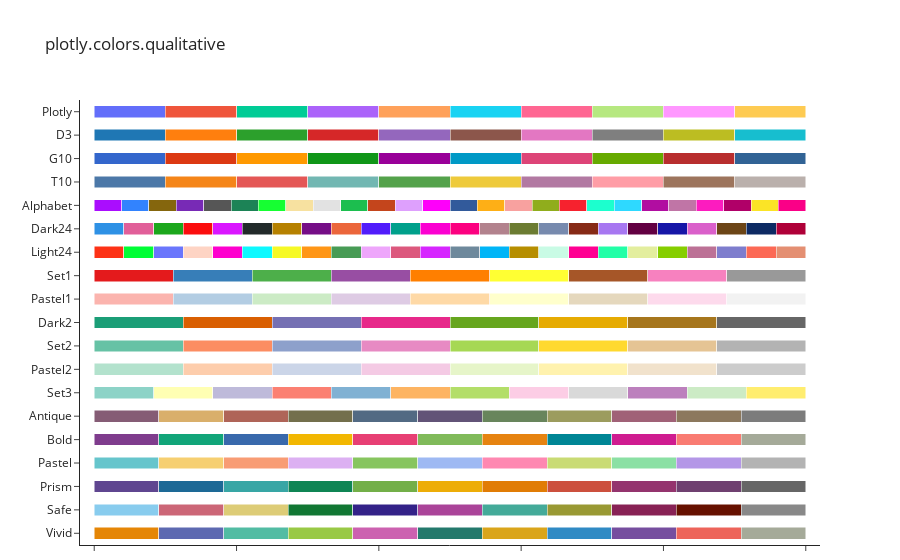

The notebook cell this image was saved under:
### Code cell
fig1= px.colors.qualitative.swatches()
fig1.show()

### Figure 1 — Plotly figure (JSON) as saved in the notebook; plotly's stock layout.template omitted (floating-point values rounded to 4 significant figures)
{"data": [{"customdata": [0, 1, 2, 3, 4, 5, 6, 7, 8, 9, 10], "hovertemplate": "%{y}[%{customdata}] = %{marker.color}<extra></extra>", "marker": {"color": ["rgb(229, 134, 6)", "rgb(93, 105, 177)", "rgb(82, 188, 163)", "rgb(153, 201, 69)", "rgb(204, 97, 176)", "rgb(36, 121, 108)", "rgb(218, 165, 27)", "rgb(47, 138, 196)", "rgb(118, 78, 159)", "rgb(237, 100, 90)", "rgb(165, 170, 153)"]}, "orientation": "h", "type": "bar", "x": [1, 1, 1, 1, 1, 1, 1, 1, 1, 1, 1], "y": ["Vivid", "Vivid", "Vivid", "Vivid", "Vivid", "Vivid", "Vivid", "Vivid", "Vivid", "Vivid", "Vivid"]}, {"customdata": [0, 1, 2, 3, 4, 5, 6, 7, 8, 9, 10], "hovertemplate": "%{y}[%{customdata}] = %{marker.color}<extra></extra>", "marker": {"color": ["rgb(136, 204, 238)", "rgb(204, 102, 119)", "rgb(221, 204, 119)", "rgb(17, 119, 51)", "rgb(51, 34, 136)", "rgb(170, 68, 153)", "rgb(68, 170, 153)", "rgb(153, 153, 51)", "rgb(136, 34, 85)", "rgb(102, 17, 0)", "rgb(136, 136, 136)"]}, "orientation": "h", "type": "bar", "x": [1, 1, 1, 1, 1, 1, 1, 1, 1, 1, 1], "y": ["Safe", "Safe", "Safe", "Safe", "Safe", "Safe", "Safe", "Safe", "Safe", "Safe", "Safe"]}, {"customdata": [0, 1, 2, 3, 4, 5, 6, 7, 8, 9, 10], "hovertemplate": "%{y}[%{customdata}] = %{marker.color}<extra></extra>", "marker": {"color": ["rgb(95, 70, 144)", "rgb(29, 105, 150)", "rgb(56, 166, 165)", "rgb(15, 133, 84)", "rgb(115, 175, 72)", "rgb(237, 173, 8)", "rgb(225, 124, 5)", "rgb(204, 80, 62)", "rgb(148, 52, 110)", "rgb(111, 64, 112)", "rgb(102, 102, 102)"]}, "orientation": "h", "type": "bar", "x": [1, 1, 1, 1, 1, 1, 1, 1, 1, 1, 1], "y": ["Prism", "Prism", "Prism", "Prism", "Prism", "Prism", "Prism", "Prism", "Prism", "Prism", "Prism"]}, {"customdata": [0, 1, 2, 3, 4, 5, 6, 7, 8, 9, 10], "hovertemplate": "%{y}[%{customdata}] = %{marker.color}<extra></extra>", "marker": {"color": ["rgb(102, 197, 204)", "rgb(246, 207, 113)", "rgb(248, 156, 116)", "rgb(220, 176, 242)", "rgb(135, 197, 95)", "rgb(158, 185, 243)", "rgb(254, 136, 177)", "rgb(201, 219, 116)", "rgb(139, 224, 164)", "rgb(180, 151, 231)", "rgb(179, 179, 179)"]}, "orientation": "h", "type": "bar", "x": [1, 1, 1, 1, 1, 1, 1, 1, 1, 1, 1], "y": ["Pastel", "Pastel", "Pastel", "Pastel", "Pastel", "Pastel", "Pastel", "Pastel", "Pastel", "Pastel", "Pastel"]}, {"customdata": [0, 1, 2, 3, 4, 5, 6, 7, 8, 9, 10], "hovertemplate": "%{y}[%{customdata}] = %{marker.color}<extra></extra>", "marker": {"color": ["rgb(127, 60, 141)", "rgb(17, 165, 121)", "rgb(57, 105, 172)", "rgb(242, 183, 1)", "rgb(231, 63, 116)", "rgb(128, 186, 90)", "rgb(230, 131, 16)", "rgb(0, 134, 149)", "rgb(207, 28, 144)", "rgb(249, 123, 114)", "rgb(165, 170, 153)"]}, "orientation": "h", "type": "bar", "x": [1, 1, 1, 1, 1, 1, 1, 1, 1, 1, 1], "y": ["Bold", "Bold", "Bold", "Bold", "Bold", "Bold", "Bold", "Bold", "Bold", "Bold", "Bold"]}, {"customdata": [0, 1, 2, 3, 4, 5, 6, 7, 8, 9, 10], "hovertemplate": "%{y}[%{customdata}] = %{marker.color}<extra></extra>", "marker": {"color": ["rgb(133, 92, 117)", "rgb(217, 175, 107)", "rgb(175, 100, 88)", "rgb(115, 111, 76)", "rgb(82, 106, 131)", "rgb(98, 83, 119)", "rgb(104, 133, 92)", "rgb(156, 156, 94)", "rgb(160, 97, 119)", "rgb(140, 120, 93)", "rgb(124, 124, 124)"]}, "orientation": "h", "type": "bar", "x": [1, 1, 1, 1, 1, 1, 1, 1, 1, 1, 1], "y": ["Antique", "Antique", "Antique", "Antique", "Antique", "Antique", "Antique", "Antique", "Antique", "Antique", "Antique"]}, {"customdata": [0, 1, 2, 3, 4, 5, 6, 7, 8, 9, 10, 11], "hovertemplate": "%{y}[%{customdata}] = %{marker.color}<extra></extra>", "marker": {"color": ["rgb(141,211,199)", "rgb(255,255,179)", "rgb(190,186,218)", "rgb(251,128,114)", "rgb(128,177,211)", "rgb(253,180,98)", "rgb(179,222,105)", "rgb(252,205,229)", "rgb(217,217,217)", "rgb(188,128,189)", "rgb(204,235,197)", "rgb(255,237,111)"]}, "orientation": "h", "type": "bar", "x": [1, 1, 1, 1, 1, 1, 1, 1, 1, 1, 1, 1], "y": ["Set3", "Set3", "Set3", "Set3", "Set3", "Set3", "Set3", "Set3", "Set3", "Set3", "Set3", "Set3"]}, {"customdata": [0, 1, 2, 3, 4, 5, 6, 7], "hovertemplate": "%{y}[%{customdata}] = %{marker.color}<extra></extra>", "marker": {"color": ["rgb(179,226,205)", "rgb(253,205,172)", "rgb(203,213,232)", "rgb(244,202,228)", "rgb(230,245,201)", "rgb(255,242,174)", "rgb(241,226,204)", "rgb(204,204,204)"]}, "orientation": "h", "type": "bar", "x": [1, 1, 1, 1, 1, 1, 1, 1], "y": ["Pastel2", "Pastel2", "Pastel2", "Pastel2", "Pastel2", "Pastel2", "Pastel2", "Pastel2"]}, {"customdata": [0, 1, 2, 3, 4, 5, 6, 7], "hovertemplate": "%{y}[%{customdata}] = %{marker.color}<extra></extra>", "marker": {"color": ["rgb(102,194,165)", "rgb(252,141,98)", "rgb(141,160,203)", "rgb(231,138,195)", "rgb(166,216,84)", "rgb(255,217,47)", "rgb(229,196,148)", "rgb(179,179,179)"]}, "orientation": "h", "type": "bar", "x": [1, 1, 1, 1, 1, 1, 1, 1], "y": ["Set2", "Set2", "Set2", "Set2", "Set2", "Set2", "Set2", "Set2"]}, {"customdata": [0, 1, 2, 3, 4, 5, 6, 7], "hovertemplate": "%{y}[%{customdata}] = %{marker.color}<extra></extra>", "marker": {"color": ["rgb(27,158,119)", "rgb(217,95,2)", "rgb(117,112,179)", "rgb(231,41,138)", "rgb(102,166,30)", "rgb(230,171,2)", "rgb(166,118,29)", "rgb(102,102,102)"]}, "orientation": "h", "type": "bar", "x": [1, 1, 1, 1, 1, 1, 1, 1], "y": ["Dark2", "Dark2", "Dark2", "Dark2", "Dark2", "Dark2", "Dark2", "Dark2"]}, {"customdata": [0, 1, 2, 3, 4, 5, 6, 7, 8], "hovertemplate": "%{y}[%{customdata}] = %{marker.color}<extra></extra>", "marker": {"color": ["rgb(251,180,174)", "rgb(179,205,227)", "rgb(204,235,197)", "rgb(222,203,228)", "rgb(254,217,166)", "rgb(255,255,204)", "rgb(229,216,189)", "rgb(253,218,236)", "rgb(242,242,242)"]}, "orientation": "h", "type": "bar", "x": [1, 1, 1, 1, 1, 1, 1, 1, 1], "y": ["Pastel1", "Pastel1", "Pastel1", "Pastel1", "Pastel1", "Pastel1", "Pastel1", "Pastel1", "Pastel1"]}, {"customdata": [0, 1, 2, 3, 4, 5, 6, 7, 8], "hovertemplate": "%{y}[%{customdata}] = %{marker.color}<extra></extra>", "marker": {"color": ["rgb(228,26,28)", "rgb(55,126,184)", "rgb(77,175,74)", "rgb(152,78,163)", "rgb(255,127,0)", "rgb(255,255,51)", "rgb(166,86,40)", "rgb(247,129,191)", "rgb(153,153,153)"]}, "orientation": "h", "type": "bar", "x": [1, 1, 1, 1, 1, 1, 1, 1, 1], "y": ["Set1", "Set1", "Set1", "Set1", "Set1", "Set1", "Set1", "Set1", "Set1"]}, {"customdata": [0, 1, 2, 3, 4, 5, 6, 7, 8, 9, 10, 11, 12, 13, 14, 15, 16, 17, 18, 19, 20, 21, 22, 23], "hovertemplate": "%{y}[%{customdata}] = %{marker.color}<extra></extra>", "marker": {"color": ["#FD3216", "#00FE35", "#6A76FC", "#FED4C4", "#FE00CE", "#0DF9FF", "#F6F926", "#FF9616", "#479B55", "#EEA6FB", "#DC587D", "#D626FF", "#6E899C", "#00B5F7", "#B68E00", "#C9FBE5", "#FF0092", "#22FFA7", "#E3EE9E", "#86CE00", "#BC7196", "#7E7DCD", "#FC6955", "#E48F72"]}, "orientation": "h", "type": "bar", "x": [1, 1, 1, 1, 1, 1, 1, 1, 1, 1, 1, 1, 1, 1, 1, 1, 1, 1, 1, 1, 1, 1, 1, 1], "y": ["Light24", "Light24", "Light24", "Light24", "Light24", "Light24", "Light24", "Light24", "Light24", "Light24", "Light24", "Light24", "Light24", "Light24", "Light24", "Light24", "Light24", "Light24", "Light24", "Light24", "Light24", "Light24", "Light24", "Light24"]}, {"customdata": [0, 1, 2, 3, 4, 5, 6, 7, 8, 9, 10, 11, 12, 13, 14, 15, 16, 17, 18, 19, 20, 21, 22, 23], "hovertemplate": "%{y}[%{customdata}] = %{marker.color}<extra></extra>", "marker": {"color": ["#2E91E5", "#E15F99", "#1CA71C", "#FB0D0D", "#DA16FF", "#222A2A", "#B68100", "#750D86", "#EB663B", "#511CFB", "#00A08B", "#FB00D1", "#FC0080", "#B2828D", "#6C7C32", "#778AAE", "#862A16", "#A777F1", "#620042", "#1616A7", "#DA60CA", "#6C4516", "#0D2A63", "#AF0038"]}, "orientation": "h", "type": "bar", "x": [1, 1, 1, 1, 1, 1, 1, 1, 1, 1, 1, 1, 1, 1, 1, 1, 1, 1, 1, 1, 1, 1, 1, 1], "y": ["Dark24", "Dark24", "Dark24", "Dark24", "Dark24", "Dark24", "Dark24", "Dark24", "Dark24", "Dark24", "Dark24", "Dark24", "Dark24", "Dark24", "Dark24", "Dark24", "Dark24", "Dark24", "Dark24", "Dark24", "Dark24", "Dark24", "Dark24", "Dark24"]}, {"customdata": [0, 1, 2, 3, 4, 5, 6, 7, 8, 9, 10, 11, 12, 13, 14, 15, 16, 17, 18, 19, 20, 21, 22, 23, 24, 25], "hovertemplate": "%{y}[%{customdata}] = %{marker.color}<extra></extra>", "marker": {"color": ["#AA0DFE", "#3283FE", "#85660D", "#782AB6", "#565656", "#1C8356", "#16FF32", "#F7E1A0", "#E2E2E2", "#1CBE4F", "#C4451C", "#DEA0FD", "#FE00FA", "#325A9B", "#FEAF16", "#F8A19F", "#90AD1C", "#F6222E", "#1CFFCE", "#2ED9FF", "#B10DA1", "#C075A6", "#FC1CBF", "#B00068", "#FBE426", "#FA0087"]}, "orientation": "h", "type": "bar", "x": [1, 1, 1, 1, 1, 1, 1, 1, 1, 1, 1, 1, 1, 1, 1, 1, 1, 1, 1, 1, 1, 1, 1, 1, 1, 1], "y": ["Alphabet", "Alphabet", "Alphabet", "Alphabet", "Alphabet", "Alphabet", "Alphabet", "Alphabet", "Alphabet", "Alphabet", "Alphabet", "Alphabet", "Alphabet", "Alphabet", "Alphabet", "Alphabet", "Alphabet", "Alphabet", "Alphabet", "Alphabet", "Alphabet", "Alphabet", "Alphabet", "Alphabet", "Alphabet", "Alphabet"]}, {"customdata": [0, 1, 2, 3, 4, 5, 6, 7, 8, 9], "hovertemplate": "%{y}[%{customdata}] = %{marker.color}<extra></extra>", "marker": {"color": ["#4C78A8", "#F58518", "#E45756", "#72B7B2", "#54A24B", "#EECA3B", "#B279A2", "#FF9DA6", "#9D755D", "#BAB0AC"]}, "orientation": "h", "type": "bar", "x": [1, 1, 1, 1, 1, 1, 1, 1, 1, 1], "y": ["T10", "T10", "T10", "T10", "T10", "T10", "T10", "T10", "T10", "T10"]}, {"customdata": [0, 1, 2, 3, 4, 5, 6, 7, 8, 9], "hovertemplate": "%{y}[%{customdata}] = %{marker.color}<extra></extra>", "marker": {"color": ["#3366CC", "#DC3912", "#FF9900", "#109618", "#990099", "#0099C6", "#DD4477", "#66AA00", "#B82E2E", "#316395"]}, "orientation": "h", "type": "bar", "x": [1, 1, 1, 1, 1, 1, 1, 1, 1, 1], "y": ["G10", "G10", "G10", "G10", "G10", "G10", "G10", "G10", "G10", "G10"]}, {"customdata": [0, 1, 2, 3, 4, 5, 6, 7, 8, 9], "hovertemplate": "%{y}[%{customdata}] = %{marker.color}<extra></extra>", "marker": {"color": ["#1F77B4", "#FF7F0E", "#2CA02C", "#D62728", "#9467BD", "#8C564B", "#E377C2", "#7F7F7F", "#BCBD22", "#17BECF"]}, "orientation": "h", "type": "bar", "x": [1, 1, 1, 1, 1, 1, 1, 1, 1, 1], "y": ["D3", "D3", "D3", "D3", "D3", "D3", "D3", "D3", "D3", "D3"]}, {"customdata": [0, 1, 2, 3, 4, 5, 6, 7, 8, 9], "hovertemplate": "%{y}[%{customdata}] = %{marker.color}<extra></extra>", "marker": {"color": ["#636EFA", "#EF553B", "#00CC96", "#AB63FA", "#FFA15A", "#19D3F3", "#FF6692", "#B6E880", "#FF97FF", "#FECB52"]}, "orientation": "h", "type": "bar", "x": [1, 1, 1, 1, 1, 1, 1, 1, 1, 1], "y": ["Plotly", "Plotly", "Plotly", "Plotly", "Plotly", "Plotly", "Plotly", "Plotly", "Plotly", "Plotly"]}], "layout": {"autosize": true, "bargap": 0.5, "barmode": "stack", "barnorm": "fraction", "margin": {"b": 10}, "showlegend": false, "title": {"text": "plotly.colors.qualitative"}, "xaxis": {"autorange": false, "range": [-0.02, 1.02], "showgrid": false, "showspikes": false, "showticklabels": false, "type": "linear"}, "yaxis": {"autorange": true, "range": [-0.5, 18.5], "showspikes": false, "type": "category"}}}
